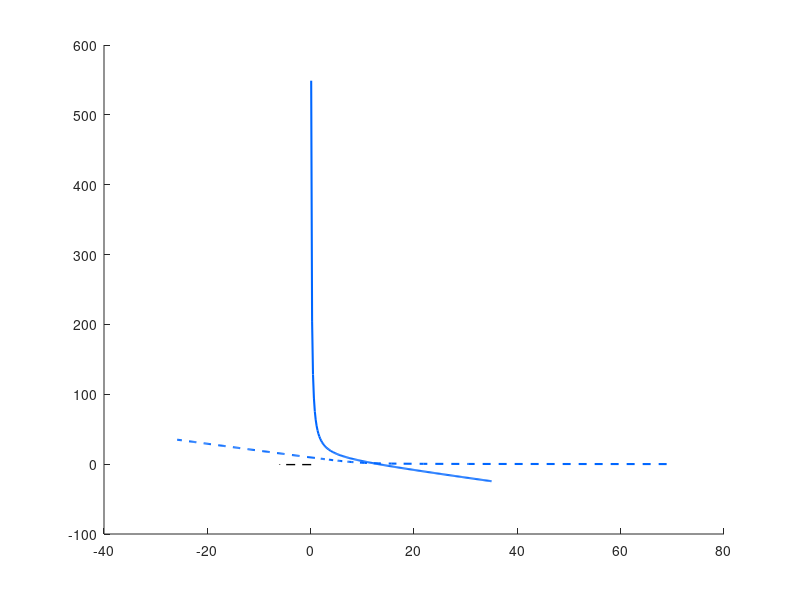

Recreate this plot in MATLAB. (Note: this script raises an error after producing the figure.)
%% Phase-plane analysis
%% define paths
Homedir = '~';
addpath(fullfile(Homedir,'Documents','LDDM','CoreFunctions'));
addpath(fullfile(Homedir,'Documents','LDDM','utils'));
% cd('G:\My Drive\LDDM\Froemke');
cd('/Volumes/GoogleDrive/My Drive/LDDM/Froemke/SSTVIP_NMDA/');
plotdir = fullfile('./Graphics');
if ~exist(plotdir,'dir')
    mkdir(plotdir);
end
Simdir = './SimRslts';
if ~exist(Simdir,'dir')
    mkdir(Simdir);
end

% parameters
fontsize = 14;
mksz = 18;
lwd = 1.5;
aspect1 = [3.9,2.2]; % 16:9, for wide temporal dynamic
aspect2 = [3 3]; % for temporal dynamic
aspect3 = [2.8 2.54];

%% nullclines for R1 and R2 under unequal inputs
rng('default'); rng(2);
c = .8; % .872;
a0 = 10;
b0 = 0;%.7;
w0 = 1;
v0 = 1;
% - time couse R1 & R2
dt = .001;Tau = [.1,.1,.1];
sgm = .1; dur = 2;
presentt = dt; triggert = presentt; thresh = Inf;
initialvals = [4,4;8,8;0,0]/15; stimdur = dur; stoprule = 0;
% - Nullclines R1*-R2* space
h = figure; hold on;
filename = 'PhasePlane_Represent';
boost = [1,2];
mycl = jet(length(boost)*10);
for level = 1:2
    V = 30*[1+c, 1-c]; %*boost(level);
    a = a0; %*boost(level);
    b = b0*boost(level);
    w = w0*boost(level);
    v = v0*boost(level);
    R2 = linspace(.1,35,200);
    R1 = (V(2)./R2 - (w - b)*R2 - (1-a))/v; % dR2/dt = 0
    lgd2(level) = plot(R1,R2,'--', 'Color',mycl(5+(level-1)*10,:),'LineWidth',lwd); % dR2/dt = 0
    plot([V(1)/(1-a), V(1)/(1-a)],[min(R2), V(2)/(1-a)],'--k','LineWidth',1);
    Line1 = [R1' R2'];
    R1 = linspace(.1,35,200);
    R2 = (V(1)./R1 - (w - b)*R1 - (1-a))/v; % dR1/dt = 0
    lgd1(level) = plot(R1,R2,'-', 'Color',mycl(5+(level-1)*10,:),'LineWidth',lwd); % dR1/dt = 0
    plot([min(R1), V(1)/(1-a)],[V(2)/(1-a), V(2)/(1-a)],'--k','LineWidth',1);
    Line2 = [R1' R2'];
    if 1
        [R, G, I, ~, ~] = LcDsInhbt(V, [w,v;v,w], a*eye(2), b*eye(2),...
            sgm, Tau, dur, dt, presentt, triggert, thresh, initialvals, stimdur, stoprule);
        ldgtrc(level) = plot(R(round(presentt/dt):end,1), R(round(presentt/dt):end,2),'-','Color',mycl(5+(level-1)*10,:),'LineWidth',lwd/2); % '#ef476f'
%         [R, G, I, ~, ~] = LcDsInhbt(V, [w,v;v,w], a*eye(2), b*eye(2),...
%             sgm, Tau, dur, dt, presentt, triggert, thresh, initialvals, stimdur, stoprule);
%         ldgtrc(2) = plot(R(round(presentt/dt):end,1), R(round(presentt/dt):end,2),'-','Color','#118ab2','LineWidth',lwd/2);
    end
    if 1 %b == 0 || V(1) ~= V(2)
        plot([0.1,1000],[0.1,1000],'--k');
    end
    syms R1 R2
    eqns = [(V(1)/R1 - (w - b)*R1 - (1-a))/v == R2, ... % dR1/dt = 0
        (V(2)/R2 - (w - b)*R2 - (1-a))/v == R1];% dR2/dt = 0
    vars = [R1 R2];
    [AnswR1,AnswR2] = solve(eqns, vars);
    AnswI1 = b*AnswR1;
    AnswI2 = b*AnswR2;
    AnswG1 = w*AnswR1 + v*AnswR2 - AnswI1;
    AnswG2 = v*AnswR1 + w*AnswR2 - AnswI2;
    PositiveRealAnsw = double(AnswR1) >0 & double(imag(AnswR1)) == 0;
    Npoints = sum(PositiveRealAnsw);
    lgdvec = [];
    for i = [find(PositiveRealAnsw)]'
        R1star = double(AnswR1(i));
        R2star = double(AnswR2(i));
        G1star = double(AnswG1(i));
        G2star = double(AnswG2(i));
        JMat = [-1 + a/(1+G1star), -(V(1)+a*R1star)/(1+G1star)^2, 0, 0, 0, 0
            w, -1, -1, v, 0, 0
            b, 0, -1, 0, 0, 0
            0, 0, 0, -1+a/(1+G2star),   -(V(2)+a*R2star)/(1+G2star)^2, 0
            v, 0, 0, w, -1, -1
            0, 0, 0, b, 0, -1];
        A = eig(JMat);
        Stability(i) = all(real(A) < 0); % attractive 1, diversive 0
        if Stability(i)
            lgdvec(end+1)=plot(R1star, R2star, '.', 'Color','#06d6a0', 'MarkerSize',mksz);
            plot(R1star, R2star, 'o', 'Color','k', 'MarkerSize',mksz/3);
        else
            lgdvec(end+1)=plot(R1star, R2star, '.', 'Color', '#ffd166', 'MarkerSize',mksz);
            plot(R1star, R2star, 'o', 'Color','k', 'MarkerSize',mksz/3);
        end
    end
end
set(gca, 'XScale','log');
set(gca, 'YScale','log');
xlim([.1,10^2]);ylim([.1,10^2]);
xticks([1,10,100]);yticks([1,10,100]);
xlabel('R_1 activity (a.u.)');
ylabel('R_2 activity (a.u.)');
lgd = legend([lgd1(1),lgd2(1),ldgtrc(1), lgd1(2),lgd2(2),ldgtrc(2)],{'','','','dR_1/dt = 0','dR_2/dt = 0','trace'},...
    'NumColumns',2,'FontName','Times New Roman', ...
    'FontAngle','Italic','FontSize',fontsize-8, 'Location','northeastoutside','Box','off');
title(lgd, "Baseline                      iSTDP                 .");
savefigs(h, filename, plotdir, fontsize, aspect3 + [1.9,0]);
